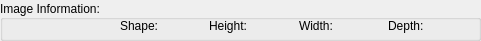
     <widget class="QGroupBox" name="groupBox_ImageInfo">
      <property name="geometry">
       <rect>
        <x>10</x>
        <y>30</y>
        <width>481</width>
        <height>41</height>
       </rect>
      </property>
      <property name="title">
       <string>Image Information:</string>
      </property>
      <property name="alignment">
       <set>Qt::AlignmentFlag::AlignLeading|Qt::AlignmentFlag::AlignLeft|Qt::AlignmentFlag::AlignVCenter</set>
      </property>
      <widget class="QWidget" name="gridLayoutWidget_21">
       <property name="geometry">
        <rect>
         <x>120</x>
         <y>10</y>
         <width>351</width>
         <height>31</height>
        </rect>
       </property>
       <layout class="QGridLayout" name="gridLayout_ImageInfo">
        <item row="0" column="7">
         <widget class="QLabel" name="label_ImageDepthValue">
          <property name="text">
           <string/>
          </property>
         </widget>
        </item>
        <item row="0" column="4">
         <widget class="QLabel" name="label_ImageWidth">
          <property name="text">
           <string>Width:</string>
          </property>
         </widget>
        </item>
        <item row="0" column="3">
         <widget class="QLabel" name="label_ImageHeightValue">
          <property name="text">
           <string/>
          </property>
         </widget>
        </item>
        <item row="0" column="1">
         <widget class="QLabel" name="label_ImageShapeValue">
          <property name="text">
           <string/>
          </property>
         </widget>
        </item>
        <item row="0" column="5">
         <widget class="QLabel" name="label_ImageWidthValue">
          <property name="text">
           <string/>
          </property>
         </widget>
        </item>
        <item row="0" column="2">
         <widget class="QLabel" name="label_ImageHeight">
          <property name="text">
           <string>Height:</string>
          </property>
         </widget>
        </item>
        <item row="0" column="6">
         <widget class="QLabel" name="label_ImageDepth">
          <property name="text">
           <string>Depth:</string>
          </property>
         </widget>
        </item>
        <item row="0" column="0">
         <widget class="QLabel" name="label_ImageShape">
          <property name="text">
           <string>Shape:</string>
          </property>
         </widget>
        </item>
       </layout>
      </widget>
     </widget>
